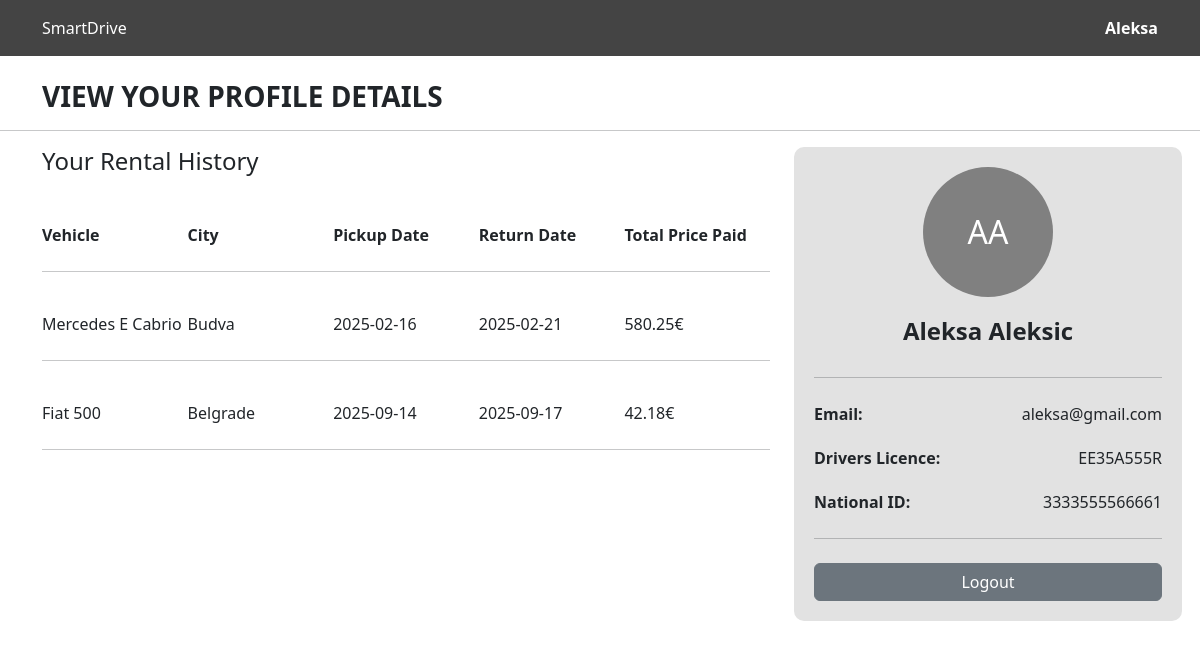
The app's page /Edit/editUserProfile.php (signed in) with its own data.
### tables this page shows
CREATE TABLE `reservation` (
  `reservation_id` int(10) UNSIGNED NOT NULL,
  `customer_id` int(10) UNSIGNED NOT NULL,
  `vehicle_id` int(10) UNSIGNED NOT NULL,
  `pickup_return_location` varchar(28) NOT NULL,
  `pickup_date` date NOT NULL,
  `return_date` date NOT NULL,
  `price` float NOT NULL
);

CREATE TABLE `vehicles` (
  `vehicle_id` int(10) UNSIGNED NOT NULL,
  `name` varchar(24) NOT NULL,
  `year` int(4) UNSIGNED NOT NULL,
  `type` varchar(24) NOT NULL,
  `description` varchar(64) NOT NULL,
  `seats` int(10) UNSIGNED NOT NULL,
  `transmission` varchar(12) NOT NULL,
  `doors` int(2) UNSIGNED NOT NULL,
  `suitcase` int(2) UNSIGNED NOT NULL,
  `bag` int(2) UNSIGNED NOT NULL,
  `price` float NOT NULL,
  `unlimited_km` float UNSIGNED NOT NULL
);

CREATE TABLE `customer` (
  `customer_id` int(20) UNSIGNED NOT NULL,
  `name` varchar(36) NOT NULL,
  `lastName` varchar(36) NOT NULL,
  `email` varchar(28) NOT NULL,
  `password` varchar(28) NOT NULL,
  `driversLicence` varchar(16) NOT NULL,
  `nationalID` varchar(13) NOT NULL,
  `role` enum('admin','moderator','user') NOT NULL DEFAULT 'user'
);

### Edit/editUserProfile.php (the view, shortened to what this page needs)
<?php
  include_once 'editConnection.php';
?>
<!DOCTYPE html>
<html lang="en">
<head>
    <link href="https://cdn.jsdelivr.net/npm/bootstrap@5.3.3/dist/css/bootstrap.min.css" rel="stylesheet">
    <link rel="stylesheet" href="editUserProfile.css">
</head>
<body>
    <section id="header">
        <div class="container-fluid black-background-cover">
            <div class="container logo-nav">
              <header class="d-flex flex-wrap align-items-center justify-content-center justify-content-md-between py-3 mb-4">
                <div class="col-md-3 mb-2 mb-md-0">
                  <a href="../index.php" class="d-inline-flex  text-decoration-none" style="color: white;">
                    SmartDrive
                  </a>
                </div>
                <div class="col-md-3 text-end">
                  <?php
                      if (isset($_SESSION['user_name'])) { ?>
                        <div class="user-menu">
                        <span id="userDropdown"><?php echo $_SESSION['user_name']; ?></span>
                      </div>
                  <?php  } ?>
                </div>
              </header>
            </div>
        </div>
        <div class="container total">
          <h3 style="font-weight: bold;">VIEW YOUR PROFILE DETAILS</h3>
        </div>
        <hr>
    </section>
    <main id="main" class="container">
      <div class="row g-5">
        <div class="col-md-7 col-lg-8">
          <h4 class="mb-5">Your Rental History</h4>
          <div class="row g-3">
            <div class="col-12">
              <table>
                <tr>
                  <td><strong>Vehicle</strong></td>
                  <td><strong>City</strong></td>
                  <td><strong>Pickup Date</strong></td>
                  <td><strong>Return Date</strong></td>
                  <td><strong>Total Price Paid</strong></td>
                </tr>
              </table>
              <hr class="my-4">
            </div>
            <?php
              $sql = "SELECT vehicles.name, reservation.pickup_return_location, reservation.pickup_date, reservation.return_date, reservation.price FROM `reservation` INNER JOIN vehicles ON reservation.vehicle_id = vehicles.vehicle_id WHERE customer_id LIKE '" . $_SESSION['customer_id'] . "'";
              $rez = $mySqli -> query($sql);
              while ($user = $rez -> fetch_assoc()) {
              ?>
                <div class="col-12">
                  <table>
                    <tr>
                      <td><?php echo $user['name'] ?></td>
                      <td><?php echo $user['pickup_return_location'] ?></td>
                      <td><?php echo $user['pickup_date'] ?></td>
                      <td><?php echo $user['return_date'] ?></td>
                      <td><?php echo $user['price'] . "€"; ?></td>
                    </tr>
                  </table>
                  <hr class="my-4">
                </div>
            <?php } ?>
          </div>
        </div>
        <div class="col-md-5 col-lg-4 order-md-last" id="right">
          <?php
            $sql = "SELECT * FROM customer WHERE customer_id LIKE '" . $_SESSION['customer_id'] . "'";
            $rez = $mySqli -> query($sql);
            if ($user = $rez -> fetch_assoc()) {
              $username = $user['name'] . " " . $user['lastName'];
              $email = $user['email'];
              $driversLicence = $user['driversLicence'];
              $nationalID = $user['nationalID'];
              $fullName = $username;
              $nameParts = explode(" ", $fullName);
              $initials = strtoupper(substr($nameParts[0], 0, 1)) . strtoupper(substr($nameParts[1], 0, 1));
            }
          ?>
          <div id="inner-right">
            <div id="basic-info">
              <div class="userIcon"><p><?php echo $initials; ?></p></div>
              <div class="username">
                <h4><strong id=""><?php echo $username; ?> </strong></h4>
              </div>
            </div>
            <hr class="my-4">
            <div id="other-info">
              <div class="informations email">
                <p><strong>Email:</strong></p>
                <p><?php echo $email; ?></p>
              </div>
              <div class="informations driversLicence">
                <p><strong>Drivers Licence:</strong></p>
                <p><?php echo $driversLicence; ?></p>
              </div>
              <div class="informations nationalID">
                <p><strong>National ID:</strong></p>
                <p><?php echo $nationalID; ?></p>
              </div>
            </div>
            <hr class="my-4">
            <div id="session_off">
              <form action="../logout.php" method="POST">
                <button type="submit" class="btn btn-secondary">Logout</button>
              </form>
            </div>
          </div>
        </div>
      </div>
    </main>
</body>
</html>

### Edit/editUserProfile.css (style rules this page uses)
* { box-sizing: border-box; padding: 0; margin: 0; }
.black-background-cover { background-color: rgb(68, 68, 68); }
.nav-link, .btn { color: white; }
.user-menu { position: relative; display: inline-block; cursor: pointer; color: white; font-weight: bold; }
#right { padding: 0; }
#inner-right { background-color: #e2e2e2; border: 0; border-radius: 10px; width: 100%; padding: 20px; position: sticky; top: 20px; }
#basic-info { display: flex; flex-direction: column; align-items: center; justify-content: center; }
.userIcon { width: 130px; height: 130px; background-color: gray; border-radius: 50%; margin-bottom: 20px; display: flex; align-items: center; justify-content: center; }
.userIcon > p { color: white; font-size: 2rem; margin: 0; }
#other-info { display: flex; flex-direction: column; gap: 20px; }
.informations { display: flex; justify-content: space-between; align-items: center; }
.informations > p { margin: 0; }
#session_off > form, button { width: 100%; }
table { table-layout: fixed; width: 100%; }

### records on screen
reservation: vehicle.name "Mercedes E Cabrio", pickup_return_location "Budva", pickup_date "2025-02-16", return_date "2025-02-21", price "580.25"
reservation: vehicle.name "Fiat 500", pickup_return_location "Belgrade", pickup_date "2025-09-14", return_date "2025-09-17", price "42.18"
customer: initials "AA", username "Aleksa Aleksic", email "aleksa@gmail.com", driversLicence "EE35A555R", nationalID "3333555566661"

### other values on screen
$_SESSION['user_name'] "Aleksa"
